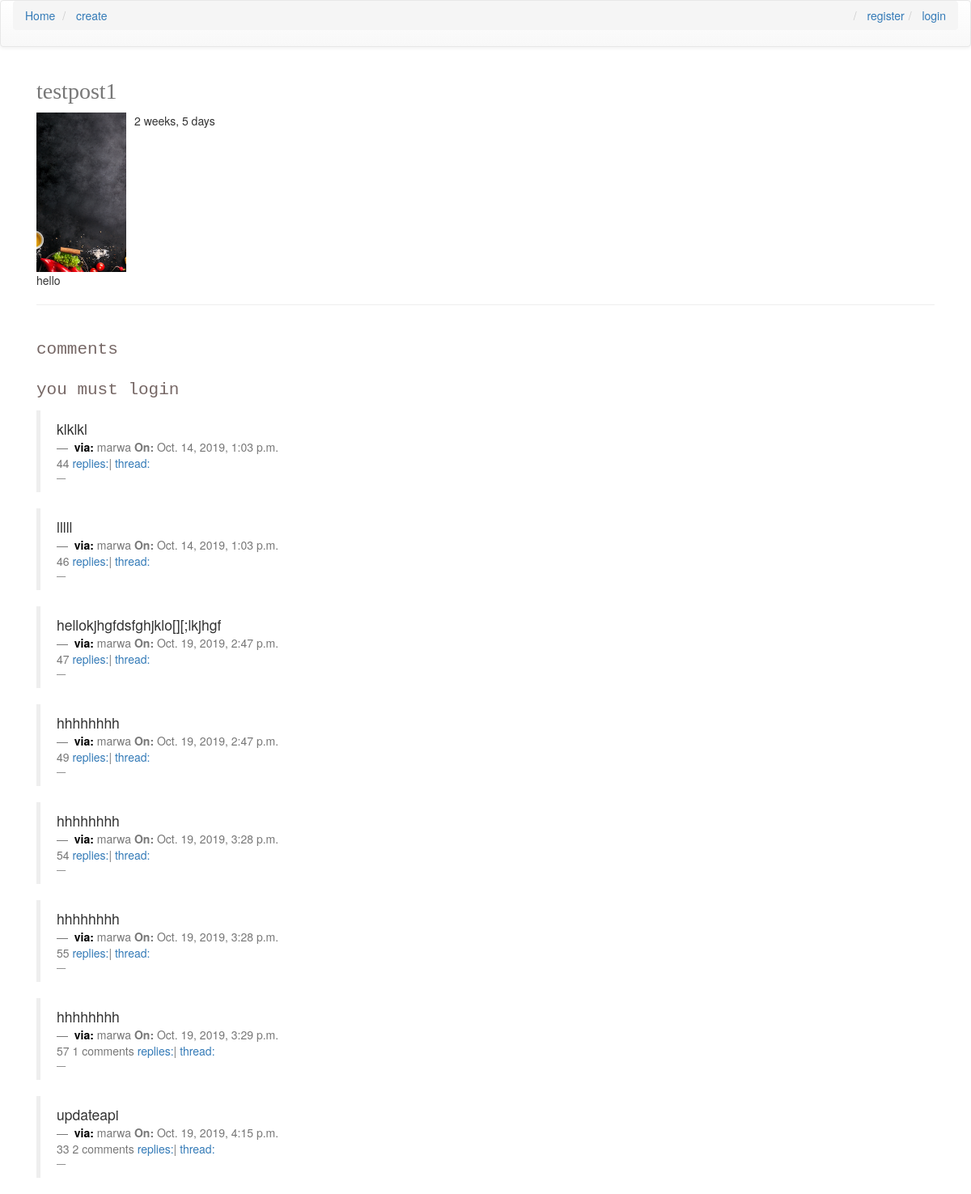
The app's page /posts/detail/post1api with its own data.
### posts/models.py (models this page shows, shortened)
class Post (models.Model):
    user= models.ForeignKey(settings.AUTH_USER_MODEL, on_delete=models.PROTECT,default=1)
    title = models.CharField(max_length=255)
    slug= models.SlugField(unique=True)
    height_field=models.IntegerField(default=0)
    width_field=models.IntegerField(default=0)
    image = models.ImageField(upload_to=upload_location,
        null = True , blank=True,
        width_field="width_field",height_field="height_field")
    content= models.TextField(default='this is content')
    draft=models.BooleanField(default= False)
    publish = models.DateField(default=timezone.now)
    updated=models.DateTimeField(auto_now=True ,auto_now_add=False)
    timestamp=models.DateTimeField(auto_now=False ,auto_now_add=True)
    objects=PostManager()
    class Meta:
        ordering = ['timestamp']
    @property
    def comments(self):
        instance=self
        qs=Comment.objects.filter_by_instace(instance)
        return qs
    @property
    def get_content_type(self):
        instance=self
        content_type=ContentType.objects.get_for_model(instance.__class__)
        return content_type

### comments/models.py (models this page shows, shortened)
class Comment(models.Model):
     user= models.ForeignKey(settings.AUTH_USER_MODEL, on_delete=models.PROTECT,default=1)
     content_type = models.ForeignKey(ContentType, on_delete=models.CASCADE)
     object_id = models.PositiveIntegerField()
     content_object = GenericForeignKey('content_type', 'object_id')
     parent=models.ForeignKey("self",null=True, on_delete=models.CASCADE)
     content= models.TextField()
     timestamp=models.DateTimeField(auto_now=True)
     objects=CommentManager()
     class Meta:
       ordering=['timestamp']
     def get_get_absolute_url(self):
         return reverse("comment",kwargs={"id":self.id})
     def __str__(self):
        return str(self.user.username)
     def children(self):
        return Comment.objects.filter(parent=self)

### posts/views.py (the view, shortened to what this page needs)
# urls.py: url(r'^detail/(?P<slug>[-\w\d]+)',post_details,name= "detail"),
def post_details(request,slug=None):
    if Post.objects.filter(slug=slug).exists()==True:
        obj=get_object_or_404(Post,slug=slug)
        share_string=quote(obj.content)
        initial_data={
            "content_type":obj.get_content_type,
            "object_id":obj.id
        }
        form=CommentForm(request.POST or None ,initial= initial_data)
        comments=obj.comments
        usernow=request.user
        context={
            "obj":obj ,
            "share_string":share_string,
            "comments":comments,
            "comment_form":form,
            'usernow':usernow
        }
        return render(request,"posts_detail.html",context)
    else:
         return HttpResponse("no obj")

### comments/models.py (called while the page is built)
    def filter_by_instace(self,instance):
        content_type=ContentType.objects.get_for_model(instance.__class__)
        obj_id=instance.id
        qs=super(CommentManager,self).filter(content_type=content_type , object_id=obj_id).filter(parent= None)
        return qs

### posts/templatetags/urlify.py (called while the page is built)
@register.filter
def urlify(value):
    return quote(value)

### posts/templates/posts_detail.html (shortened to what this page needs)
{% extends 'base.html' %}
{% load crispy_forms_tags %}
{% block content %}
{% load static %}
{% load urlify %}
<div class="container">
        <div class="d-flex bd-highlight mb-3 mb-auto p-2 bd-highlight">
        <div class="border border-primary rounded-lg ">
        <div class="raw ">
                <div class="col-sm-12">
<h1> {{ obj.title }}<br/></h1>
{% if obj.image %}
<img src="{{ obj.image.url }}" class="img-responsive"
style="width: 10%; float: left; margin-right: 10px;" />
{% endif %}
{{ obj.timestamp|timesince }}<br/>
        <div class='row'>
                <div class='col-sm-12 '>
                   <div class='content-markdown'>{{ obj.content }}</div>
                    <hr/>
                    <br/>
                 </div>
        </div>
<p class='lead'>  comments    </p>
{% if request.user.is_authenticated %}
        <form action="" method="POST" enctype="multipart/form-data">
                    <div class="row ">
                        {% csrf_token %}
                        {{ comment_form|crispy }}
                       <input type="submit" value="post comment"  class="btn btn-primary">
                    </div>
                </form>
                {% else %}
                <p>you must login  </p>
                {% endif %}
{% for i in comments  %}
        <blockquote >
                    {{ i.content }}<br/>
                    <footer>
                   <B style="color:black;"> via: </B>{{ i.user }}
                   <B style="color:blake;"> On: </B>{{ i.timestamp }}
            </h1> <br/>
            {{i.id}}
                   {% if i.children.count > 0 %}
                       {{ i.children.count }} comments
                   {% endif %}
                   <a href="#" class="comment-reply-btn" > replies:</a>|
                   <a href="{{ i.get_get_absolute_url }}" class="" > thread:</a>
                   <br/>
                    <footer>
        </blockquote>
{% endfor %}
</div>
</body>
{% endblock %}

### static/css/styles.css (style rules this page uses)
h1 { color: #777777; font-family: verdana; font-size: 200%; }
p { color: #766765; font-family: courier; font-size: 150%; }

### records on screen
Post: title "testpost1", image (picture), timestamp "2 weeks, 5 days", content "hello"
Comment: content "klklkl", user "marwa", timestamp "Oct. 14, 2019, 1:03 p.m.", id "44"
Comment: content "lllll", user "marwa", timestamp "Oct. 14, 2019, 1:03 p.m.", id "46"
Comment: content "hellokjhgfdsfghjklo[][;lkjhgf", user "marwa", timestamp "Oct. 19, 2019, 2:47 p.m.", id "47"
Comment: content "hhhhhhhh", user "marwa", timestamp "Oct. 19, 2019, 2:47 p.m.", id "49"
Comment: content "hhhhhhhh", user "marwa", timestamp "Oct. 19, 2019, 3:28 p.m.", id "54"
Comment: content "hhhhhhhh", user "marwa", timestamp "Oct. 19, 2019, 3:28 p.m.", id "55"
Comment: content "hhhhhhhh", user "marwa", timestamp "Oct. 19, 2019, 3:29 p.m.", id "57", children.count "1"
Comment: content "updateapi", user "marwa", timestamp "Oct. 19, 2019, 4:15 p.m.", id "33", children.count "2"
